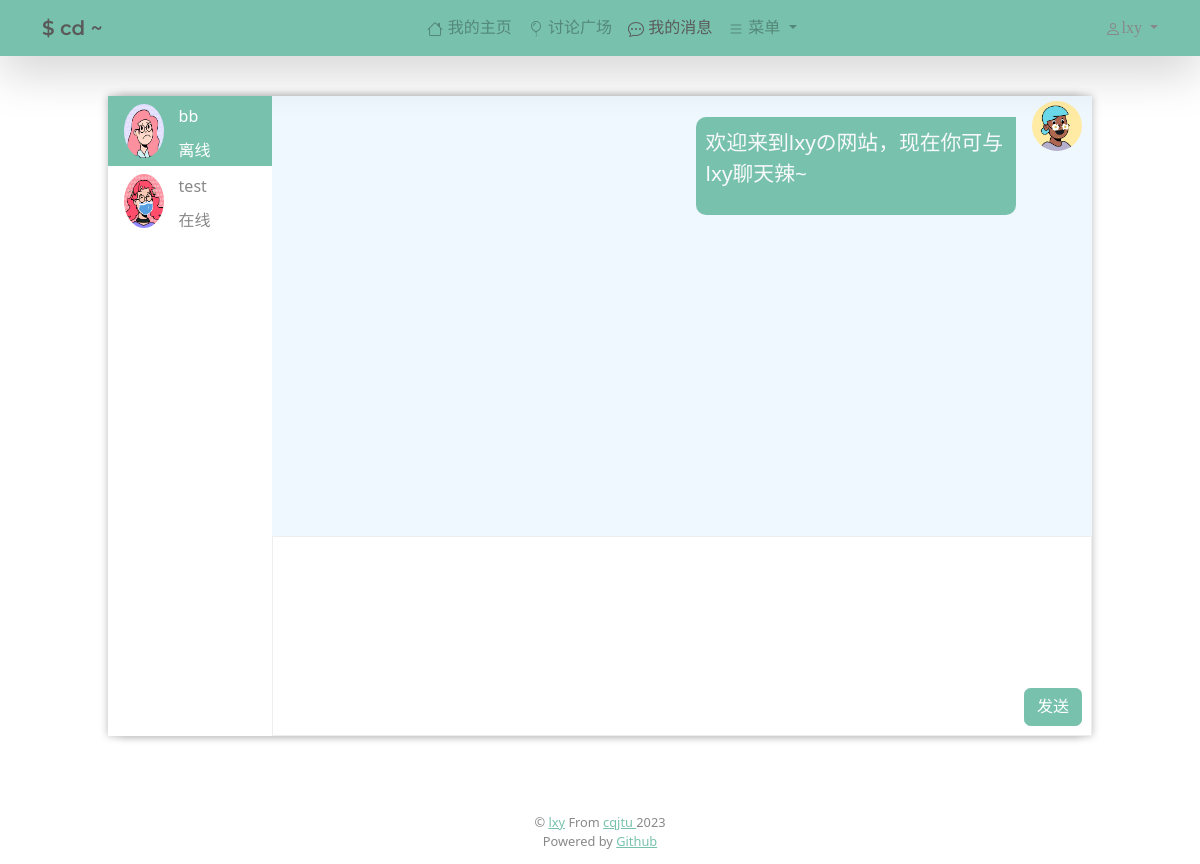
The page /chat/bb (signed in) on the database as committed earlier.
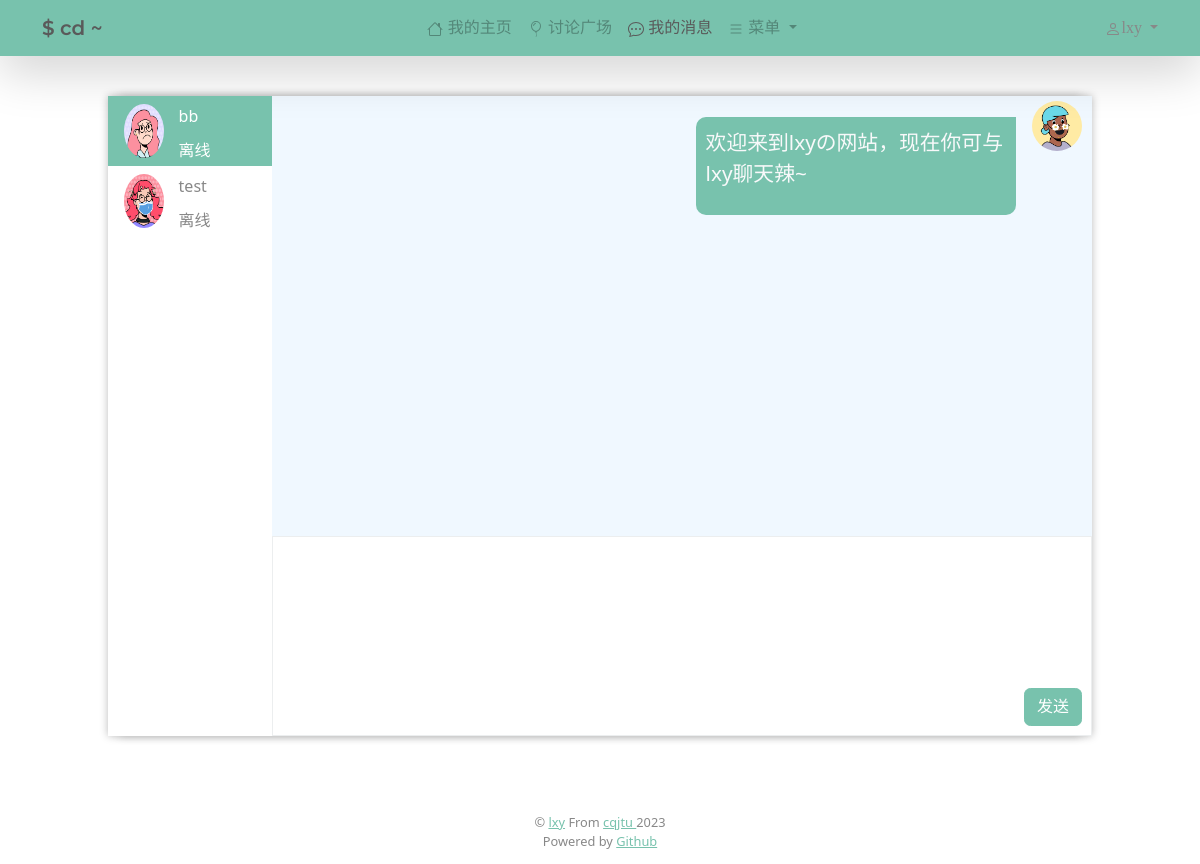
The same page on the database as committed later.
### web/models.py (models this page shows)
class User(AbstractUser):
    username = models.CharField(max_length=100, null=True, unique=True)
    bio = models.TextField(null=True, default="这个人很懒~ 什么也没留下")
    avator = models.CharField(max_length=1000,null=True, default="https://img1.imgtp.com/2023/05/07/8NKt5JEn.png")
    email = models.EmailField(unique=True ,null =True)
    USERNAME_FIELD='username'
    REQUIRED_FIELDS = []

### web/views.py (the view)
# urls.py: path("chat", views.message, name='message'),
@login_required(login_url='login')
def chat(request, username) :
    opponent = User.objects.get(username=username)
    me = request.user
    messages = Message.objects.filter(
            (Q(sender=opponent, receiver=me) | Q(sender=me, receiver=opponent))
    ).order_by('-time')[:15]
    users = getUsers(me.username, opponent)
    messages = list(messages)
    messages.reverse()
    context = {'isactive':'message','users': users, 'infos':messages, 'opponent':opponent}
    return render(request, 'web/message.html', context)

### web/views.py (called while the page is built)
def getUsers(username, opponent):
    me = User.objects.get(username=username)
    messages = Message.objects.filter(
        Q(sender=me) | Q(receiver=me)
    )
    users = set()
    if opponent != None:
        users.add(opponent)
    for message in messages:
        if message.sender == me:
            users.add(message.receiver)
        else:
            users.add(message.sender)
    return users

### web/templates/web/message.html (shortened to what this page needs)
{% extends 'main.html' %}
{% load static %}
{% block content %}
<div class="chat-container">
    <div class="chat-box row">
        <div class="col-2" style="padding: 0; background-color: #FFFFFF;">
            <div class="list-group">
                <div style="overflow-y:auto; overflow-x:auto; height:80vh;">
                    {% for user in users %}
                        <div class="friend-item">
                            <a href="{% url 'chat' user.username %}"
                            class="list-group-item list-group-item-action
                                {% if opponent == user %} active {% endif %}
                            ">
                                <img alt="头像" src="{% static user.avator %}" />
                                <div class="friend-info">
                                    <div class="friend-info-username"><span>{{user.username}}</span></div>
                                    <div class="friend-info-message">
                                        {% if user.is_active == True %}
                                            <span>在线</span>
                                        {% else %}
                                            <span>离线</span>
                                        {% endif %}
                                    </div>
                                </div>
                            </a>
                        </div>
                    {% endfor %}
                </div>
            </div>
        </div>
        <div class="col-10" style="padding: 0;">
            <div class="info-box">
                {% if infos == 'inmessage' %}
                <div class="no-chat-box">
                    <span>您未选中或发起聊天</span>
                </div>
                {% else %}
                    <div id="info-box-content" >
                        {% for info in infos %}
                            {% if info.sender.username == user.username %}
                                <div class="info-item-right clearfix">
                                    <img  alt="头像" src="{% static info.sender.avator %}" />
                                    <div class="info-item-content-right">
                                        <div class="right-content-block">
                                            <p class="text-start">{{info.message}}</p>
                                        </div>
                                    </div>
                                </div>
                            {% endif %}
                        {% endfor %}
                    </div>
                    <div class="input-box position-relative">
                        <textarea id='message-content' class="input-box-content form-control"></textarea>
                        <button type="button" onclick="send_message()" class="position-absolute bottom-0 end-0 btn btn-primary">发送</button>
                    </div>
                {% endif %}
            </div>
        </div>
        </div>
    </div>
</div>
{% endblock %}

Rows that differ between the two databases and show on the page:
changed User "test": is_active "在线" → "离线"
